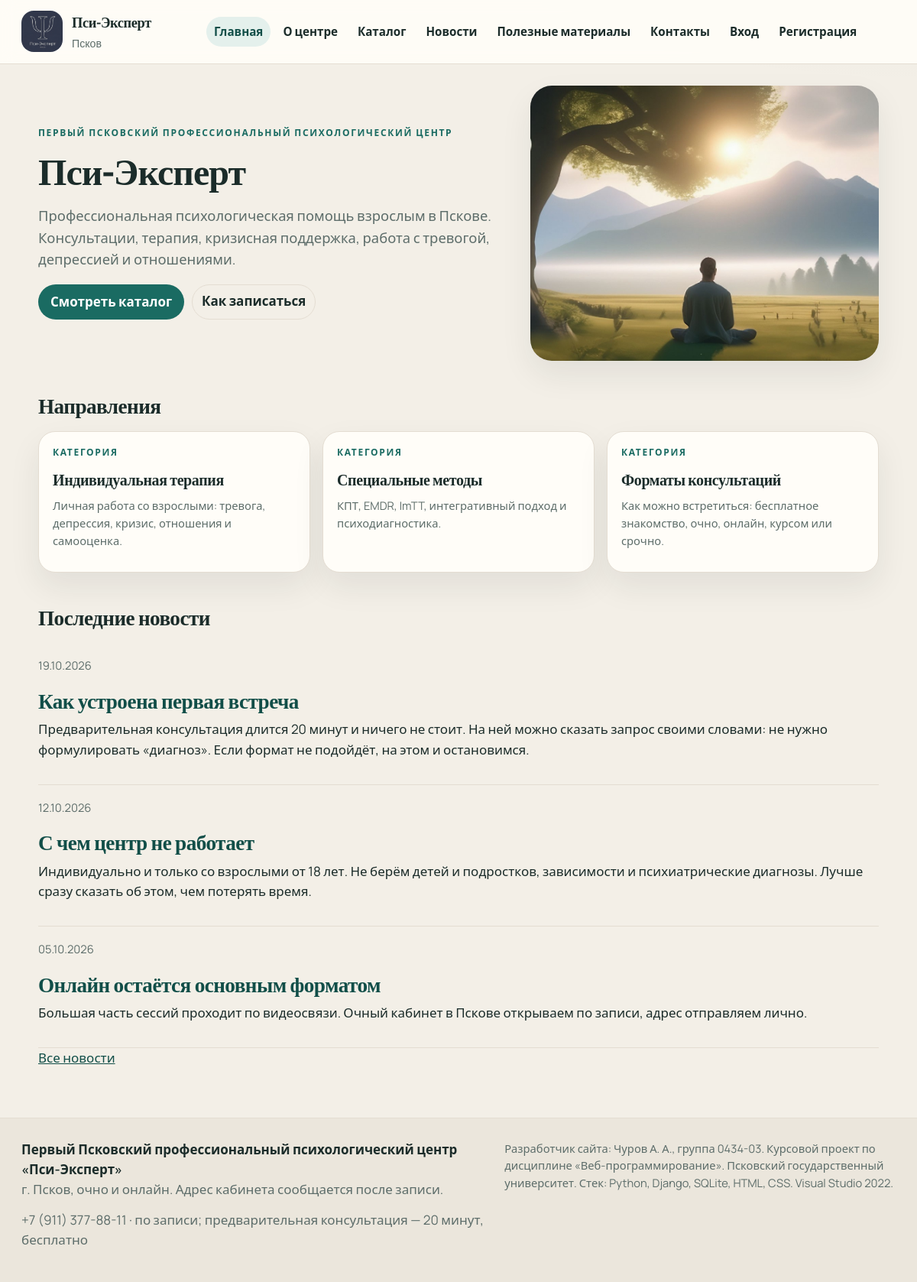
The page / on the database its author committed.
### app/models.py (models this page shows, shortened)
class Category(models.Model):
    name = models.CharField('Название', max_length=120)
    name_key = models.CharField('Ключ названия', max_length=120, unique=True, editable=False)
    slug = models.SlugField('Адрес', max_length=140, unique=True)
    description = models.TextField('Описание', blank=True)
    position = models.PositiveIntegerField('Порядок', default=0)
    class Meta:
        ordering = ['position', 'name']
        verbose_name = 'Категория'
        verbose_name_plural = 'Категории'

class News(models.Model):
    title = models.CharField('Заголовок', max_length=200)
    text = models.TextField('Текст')
    published_at = models.DateTimeField('Дата публикации', default=timezone.now)
    class Meta:
        ordering = ['-published_at']
        verbose_name = 'Новость'
        verbose_name_plural = 'Новости'

### app/views.py (the view)
# urls.py: path('', views.home, name='home'),
def home(request):
    return render(request, 'app/home.html', {
        'news_list': News.objects.all()[:3],
        'categories': Category.objects.all(),
    })

### app/context_processors.py (called while the page is built, shortened)
def site_context(request):
    role = None
    cart_count = 0
    user = request.user
    return {
        'company': COMPANY,
        'user_role': role,
        'cart_count': cart_count,
    }

### app/templates/app/home.html (shortened to what this page needs)
{% extends "app/base.html" %}
{% load static %}
{% block content %}
<section class="hero">
    <div class="hero-copy">
        <p class="kicker">Первый Псковский профессиональный психологический центр</p>
        <h1>{{ company.name }}</h1>
        <p class="lead">{{ company.annotation }}</p>
        <div class="actions">
            <a class="btn" href="{% url 'catalog' %}">Смотреть каталог</a>
            <a class="btn ghost" href="{% url 'contacts' %}">Как записаться</a>
        </div>
    </div>
    <div class="hero-photo" style="background-image: url('{% static 'app/content/banner1.jpg' %}');" role="img" aria-label="Спокойное пространство для разговора"></div>
</section>
<section>
    <h2>Направления</h2>
    <div class="grid cols-3">
        {% for category in categories %}
        <a class="card" href="{% url 'catalog_category' category.slug %}" style="text-decoration:none;color:inherit;">
            <p class="kicker">Категория</p>
            <h3>{{ category.name }}</h3>
            <p class="meta">{{ category.description }}</p>
        </a>
        {% empty %}
        <p>Категории ещё не добавлены.</p>
        {% endfor %}
    </div>
</section>
<section style="margin-top:36px;">
    <h2>Последние новости</h2>
    {% for item in news_list %}
    <article class="news-item">
        <p class="meta">{{ item.published_at|date:"d.m.Y" }}</p>
        <h2><a href="{% url 'news_detail' item.pk %}">{{ item.title }}</a></h2>
        <p>{{ item.text|truncatewords:28 }}</p>
    </article>
    {% empty %}
    <p>Новостей пока нет.</p>
    {% endfor %}
    <p><a href="{% url 'news_list' %}">Все новости</a></p>
</section>
{% endblock %}

### app/static/app/css/site.css (style rules this page uses)
:root { --ink: #1b2c2a; --muted: #5d6d6a; --paper: #f3efe7; --card: #fffdf8; --line: #e4ddd2; --teal: #1a6b62; --teal-dark: #114e48; --clay: #b65b45; --sage: #e4f0ec; --shadow: 0 18px 40px rgba(27, 44, 42, 0.08); }
* { box-sizing: border-box; }
html { scroll-behavior: smooth; }
body { margin: 0; color: var(--ink); background: radial-gradient(1200px 500px at 100% -10%, rgba(26, 107, 98, 0.08), transparent 55%), var(--paper); font-family: Manrope, "Segoe UI", sans-serif; font-size: 17px; line-height: 1.55; }
a { color: var(--teal-dark); }
h1, h2, h3, .brand strong { font-family: Literata, Georgia, serif; font-weight: 650; letter-spacing: -0.02em; }
h1 { font-size: clamp(2.1rem, 4vw, 3.4rem); line-height: 1.15; margin: 0 0 0.4em; }
h2 { font-size: 1.7rem; margin: 0 0 0.5em; }
p { margin: 0 0 0.8em; }
.who button, .btn, button.btn { border: 0; background: var(--teal); color: white; border-radius: 999px; padding: 10px 16px; font: inherit; font-weight: 700; cursor: pointer; text-decoration: none; display: inline-block; }
.btn.ghost, .who button { background: transparent; color: var(--ink); border: 1px solid var(--line); padding: 8px 12px; }
.lead { font-size: 1.15rem; color: var(--muted); max-width: 46rem; }
.hero { display: grid; grid-template-columns: 1.15fr 0.85fr; gap: 28px; align-items: center; margin-bottom: 36px; }
.hero-copy { padding: 12px 8px 12px 0; }
.kicker { text-transform: uppercase; letter-spacing: 0.14em; font-size: 0.75rem; font-weight: 700; color: var(--teal); margin-bottom: 10px; }
.hero-photo { border-radius: 28px; min-height: 360px; background: #d7e4df center/cover no-repeat; box-shadow: var(--shadow); }
.actions { display: flex; gap: 10px; flex-wrap: wrap; margin-top: 18px; }
.grid { display: grid; gap: 16px; }
.grid.cols-3 { grid-template-columns: repeat(3, 1fr); }
.card { background: var(--card); border: 1px solid var(--line); border-radius: 22px; padding: 18px; box-shadow: var(--shadow); }
a.card { text-decoration: none; color: inherit; }
.card h3 { margin: 0 0 8px; font-size: 1.25rem; }
.meta { color: var(--muted); font-size: 0.92rem; }
.news-item { padding: 18px 0; border-bottom: 1px solid var(--line); }
.news-item h2 { margin-bottom: 0.2em; }
.news-item a { text-decoration: none; }

### rows shown on the page
Category: name "Индивидуальная терапия", description "Личная работа со взрослыми: тревога, депрессия, кризис, отношения и самооценка."
Category: name "Специальные методы", description "КПТ, EMDR, ImTT, интегративный подход и психодиагностика."
Category: name "Форматы консультаций", description "Как можно встретиться: бесплатное знакомство, очно, онлайн, курсом или срочно."
News: published_at "19.10.2026", title "Как устроена первая встреча", text "Предварительная консультация длится 20 минут и ничего не стоит. На ней можно сказать запрос своими словами: не нужно формулировать «диагноз». Если формат не подойдёт, на этом и остановимся."
News: published_at "12.10.2026", title "С чем центр не работает", text "Индивидуально и только со взрослыми от 18 лет. Не берём детей и подростков, зависимости и психиатрические диагнозы. Лучше сразу сказать об этом, чем потерять время."
News: published_at "05.10.2026", title "Онлайн остаётся основным форматом", text "Большая часть сессий проходит по видеосвязи. Очный кабинет в Пскове открываем по записи, адрес отправляем лично."

### other values the page prints
{{ company.name }} "Пси-Эксперт"
{{ company.annotation }} "Профессиональная психологическая помощь взрослым в Пскове. Консультации, терапия, кризисная поддержка, работа с тревогой, депрессией и отношениями."
{{ company.legal }} "Первый Псковский профессиональный психологический центр «Пси-Эксперт»"
{{ company.address }} "г. Псков, очно и онлайн. Адрес кабинета сообщается после записи."
{{ company.phones.0 }} "+7 (911) 377-88-11"
{{ company.hours }} "по записи; предварительная консультация — 20 минут, бесплатно"
